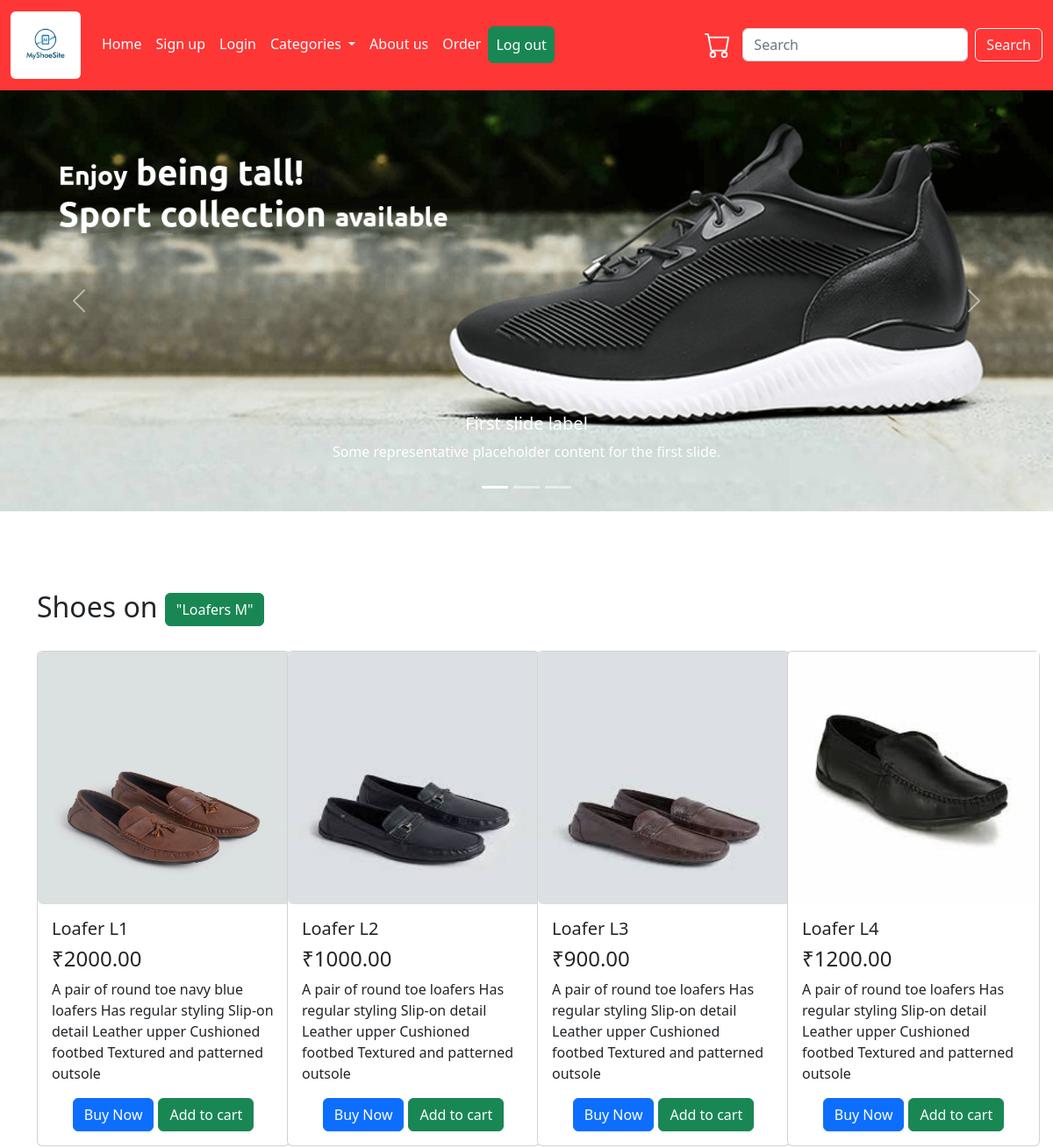
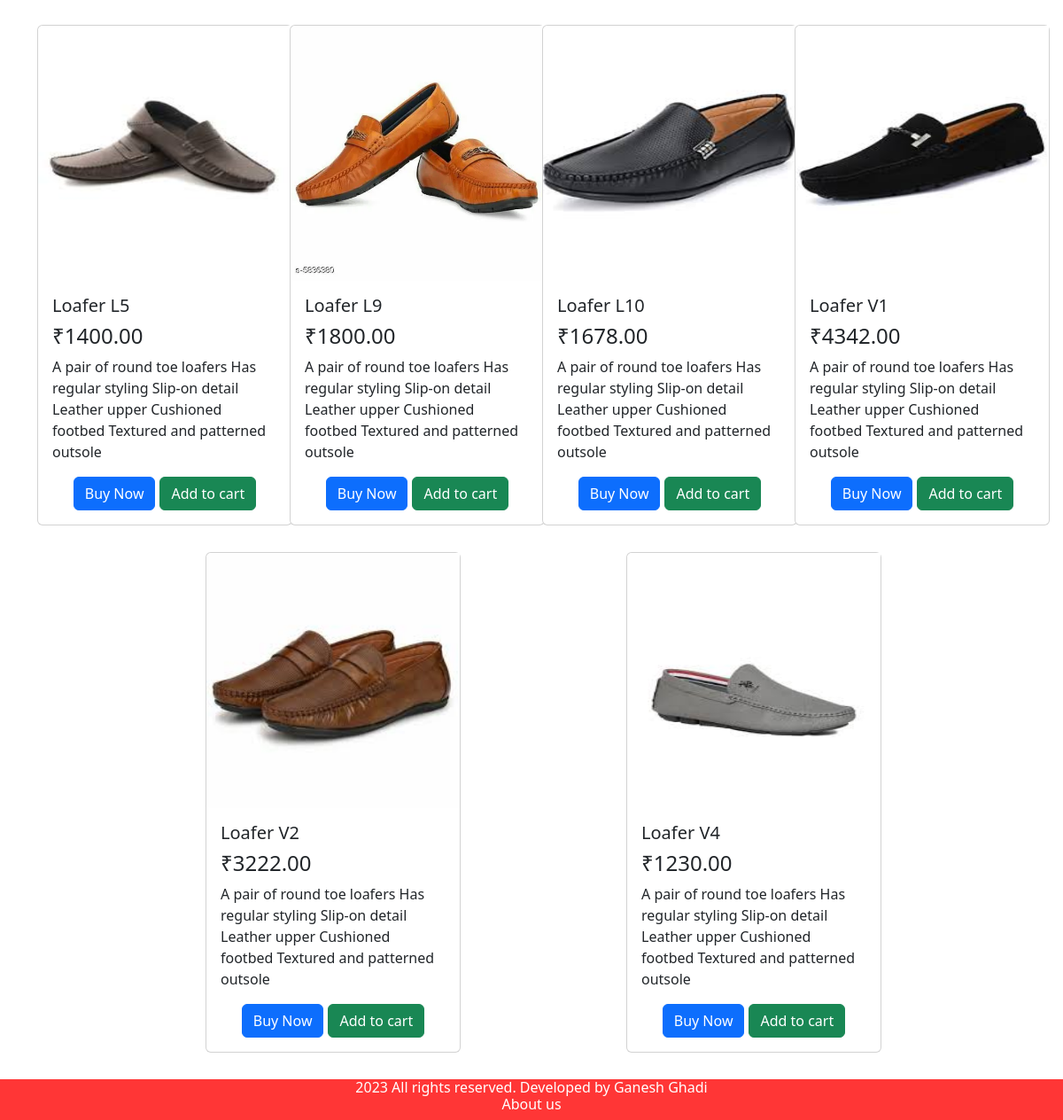
Screenshot of /shoes.php?category_id=31 with the database file from the repository (2 pictures, top to bottom).
### tables this page shows
CREATE TABLE `tbl_category` (
  `id` int(10) UNSIGNED NOT NULL,
  `title` varchar(100) NOT NULL,
  `image_name` varchar(255) NOT NULL,
  `featured` varchar(10) NOT NULL,
  `active` varchar(10) NOT NULL,
  `category_name` varchar(50) NOT NULL
);

CREATE TABLE `tbl_shoes` (
  `id` int(10) UNSIGNED NOT NULL,
  `title` varchar(100) NOT NULL,
  `description` text NOT NULL,
  `price` decimal(10,2) NOT NULL,
  `image_name` varchar(255) NOT NULL,
  `category_id` int(10) UNSIGNED NOT NULL,
  `featured` varchar(10) NOT NULL,
  `active` varchar(10) NOT NULL
);

### shoes.php (the view, shortened to what this page needs)
<?php include('partials-front/menu.php');  ?>
    <?php
     if(isset($_GET['category_id']))
     {
      $category_id = $_GET['category_id'];
      $sql = "SELECT title FROM tbl_category WHERE id=$category_id";
      $res = mysqli_query($conn, $sql);
      $row = mysqli_fetch_assoc($res);
      $category_title = $row['title'];
     }
     else
     {
        header('location:'.SITEURL);
     }
    ?>
 <div class="container">
        <div class="row justify-content-evenly">
            <div class="col-md-12"  style="margin-top:90px;   margin-bottom:20px;">
                <h2>Shoes on <a href="#" class="btn btn-success">"<?php echo $category_title; ?>"</a></h2>
            </div>
        </div>
        <div class="row justify-content-evenly">
          <?php
            $sql2 = "SELECT * FROM tbl_shoes WHERE category_id=$category_id";
            $res2 = mysqli_query($conn, $sql2);
            $count2 = mysqli_num_rows($res2);
            if($count2>0)
            {
                while($row2 = mysqli_fetch_assoc($res2))
                {
                    $id = $row2['id'];
                    $title = $row2['title'];
                    $price = $row2['price'];
                    $description = $row2['description'];
                    $image_name = $row2['image_name'];
                    ?>
                        <div class="col-md-3">
            <div class="card" style="width: 18rem; margin-bottom: 30px;">
            <?php
                        if($image_name=="")
                        {
                          echo "<div class='text-danger'>image not available</div>";
                        }
                        else
                        {
                            ?>
                              <img src="<?php echo SITEURL; ?>images/shoes/<?php echo $image_name; ?>" class="img-fluid rounded-start" style="height: 18rem;">
                            <?php
                        }
                         ?>
             <div class="card-body">
            <h5 class="card-title"><?php echo $title; ?></h5>
            <h4 class="card-title">₹<?php echo $price; ?></h4>
            <p class="card-text"><?php echo $description; ?></p>
            <div class="button-alignment" style="display:flex; justify-content:center; align-item:center;">
            <a href="<?php echo SITEURL; ?>order.php?shoe_id=<?php echo $id; ?>" class="btn btn-primary" style="margin-right:5px;">Buy Now</a>
            <form action="" method="post">
            <input type="submit" value="Add to cart" name="submit3" class="btn btn-success"style="">
            </form>
                      </div>
              </div>
           </div>
            </div>
                     <?php
                }
            }
            else
            {
                echo "<div class='text-danger'> shoes not available</div>";
            }
          ?>
          </div>
</div>
<?php include('partials-front/footer.php');  ?>

### demo.css (style rules this page uses)
.button-alignment { display: flex; justify-content: center; align-items: center; }
body { background-color: red; }

### rows the page displays
tbl_category: title "Loafers M"
tbl_shoes: image_name (picture), title "Loafer L1", price "2000.00", description "A pair of round toe navy blue loafers Has regular styling Slip-on detail Leather upper Cushioned footbed Textured and patterned outsole"
tbl_shoes: image_name (picture), title "Loafer L2", price "1000.00", description "A pair of round toe loafers Has regular styling Slip-on detail Leather upper Cushioned footbed Textured and patterned outsole"
tbl_shoes: image_name (picture), title "Loafer L3", price "900.00", description "A pair of round toe loafers Has regular styling Slip-on detail Leather upper Cushioned footbed Textured and patterned outsole"
tbl_shoes: image_name (picture), title "Loafer L4", price "1200.00", description "A pair of round toe loafers Has regular styling Slip-on detail Leather upper Cushioned footbed Textured and patterned outsole"
tbl_shoes: image_name (picture), title "Loafer L5", price "1400.00", description "A pair of round toe loafers Has regular styling Slip-on detail Leather upper Cushioned footbed Textured and patterned outsole"
tbl_shoes: image_name (picture), title "Loafer L9", price "1800.00", description "A pair of round toe loafers Has regular styling Slip-on detail Leather upper Cushioned footbed Textured and patterned outsole"
tbl_shoes: image_name (picture), title "Loafer L10", price "1678.00", description "A pair of round toe loafers Has regular styling Slip-on detail Leather upper Cushioned footbed Textured and patterned outsole"
tbl_shoes: image_name (picture), title "Loafer V1", price "4342.00", description "A pair of round toe loafers Has regular styling Slip-on detail Leather upper Cushioned footbed Textured and patterned outsole"
tbl_shoes: image_name (picture), title "Loafer V2", price "3222.00", description "A pair of round toe loafers Has regular styling Slip-on detail Leather upper Cushioned footbed Textured and patterned outsole"
tbl_shoes: image_name (picture), title "Loafer V4", price "1230.00", description "A pair of round toe loafers Has regular styling Slip-on detail Leather upper Cushioned footbed Textured and patterned outsole"
